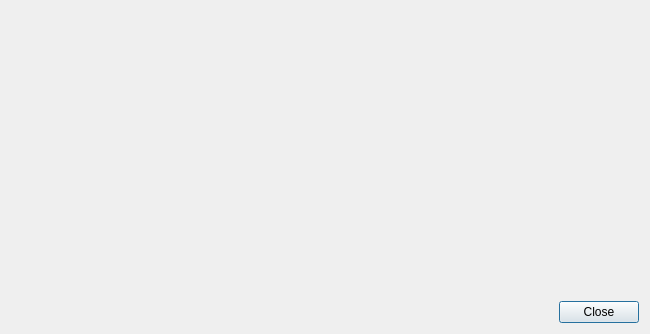
<?xml version="1.0" encoding="UTF-8"?>
<ui version="4.0">
 <class>W_RmmvOperateBoard</class>
 <widget class="QDialog" name="W_RmmvOperateBoard">
  <property name="geometry">
   <rect>
    <x>0</x>
    <y>0</y>
    <width>650</width>
    <height>334</height>
   </rect>
  </property>
  <property name="windowTitle">
   <string>rmmv交互</string>
  </property>
  <layout class="QVBoxLayout" name="verticalLayout" stretch="0,0,0">
   <item>
    <widget class="QWidget" name="widget" native="true"/>
   </item>
   <item>
    <spacer name="verticalSpacer">
     <property name="orientation">
      <enum>Qt::Vertical</enum>
     </property>
     <property name="sizeHint" stdset="0">
      <size>
       <width>20</width>
       <height>40</height>
      </size>
     </property>
    </spacer>
   </item>
   <item>
    <widget class="QDialogButtonBox" name="buttonBox">
     <property name="orientation">
      <enum>Qt::Horizontal</enum>
     </property>
     <property name="standardButtons">
      <set>QDialogButtonBox::Close</set>
     </property>
     <property name="centerButtons">
      <bool>false</bool>
     </property>
    </widget>
   </item>
  </layout>
 </widget>
 <resources/>
 <connections>
  <connection>
   <sender>buttonBox</sender>
   <signal>accepted()</signal>
   <receiver>W_RmmvOperateBoard</receiver>
   <slot>accept()</slot>
   <hints>
    <hint type="sourcelabel">
     <x>248</x>
     <y>254</y>
    </hint>
    <hint type="destinationlabel">
     <x>157</x>
     <y>274</y>
    </hint>
   </hints>
  </connection>
  <connection>
   <sender>buttonBox</sender>
   <signal>rejected()</signal>
   <receiver>W_RmmvOperateBoard</receiver>
   <slot>reject()</slot>
   <hints>
    <hint type="sourcelabel">
     <x>316</x>
     <y>260</y>
    </hint>
    <hint type="destinationlabel">
     <x>286</x>
     <y>274</y>
    </hint>
   </hints>
  </connection>
 </connections>
</ui>
